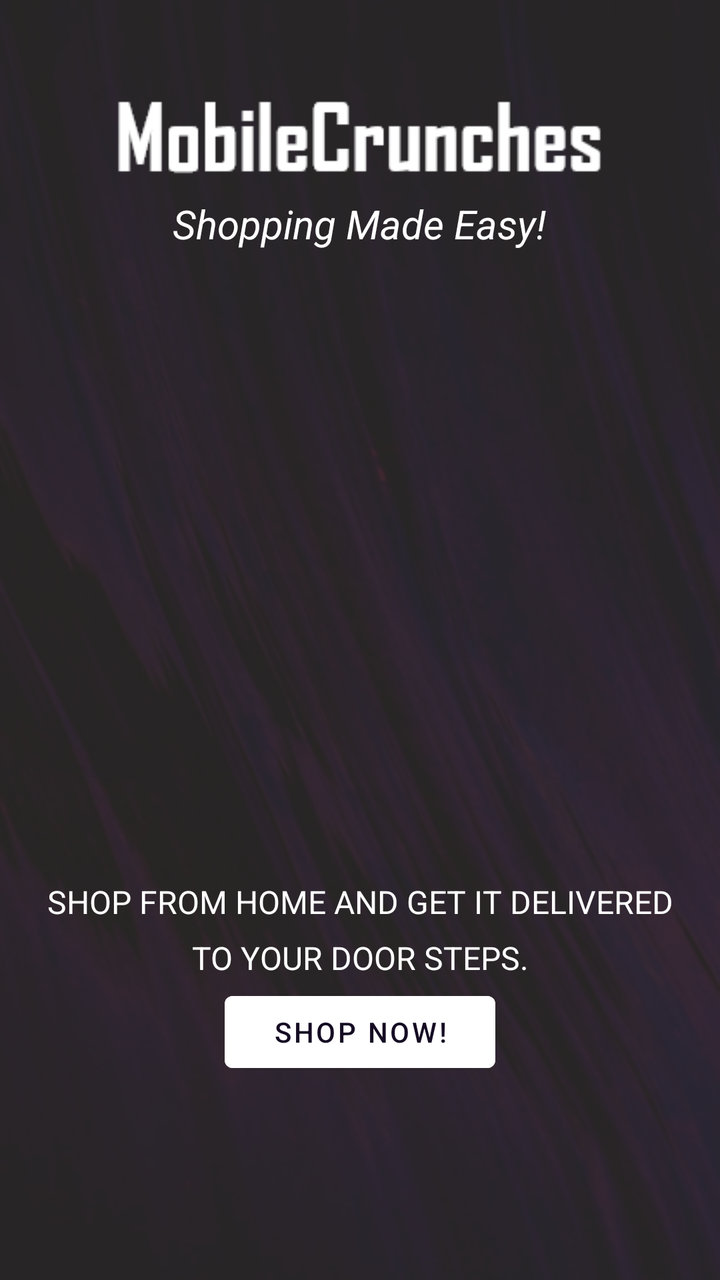
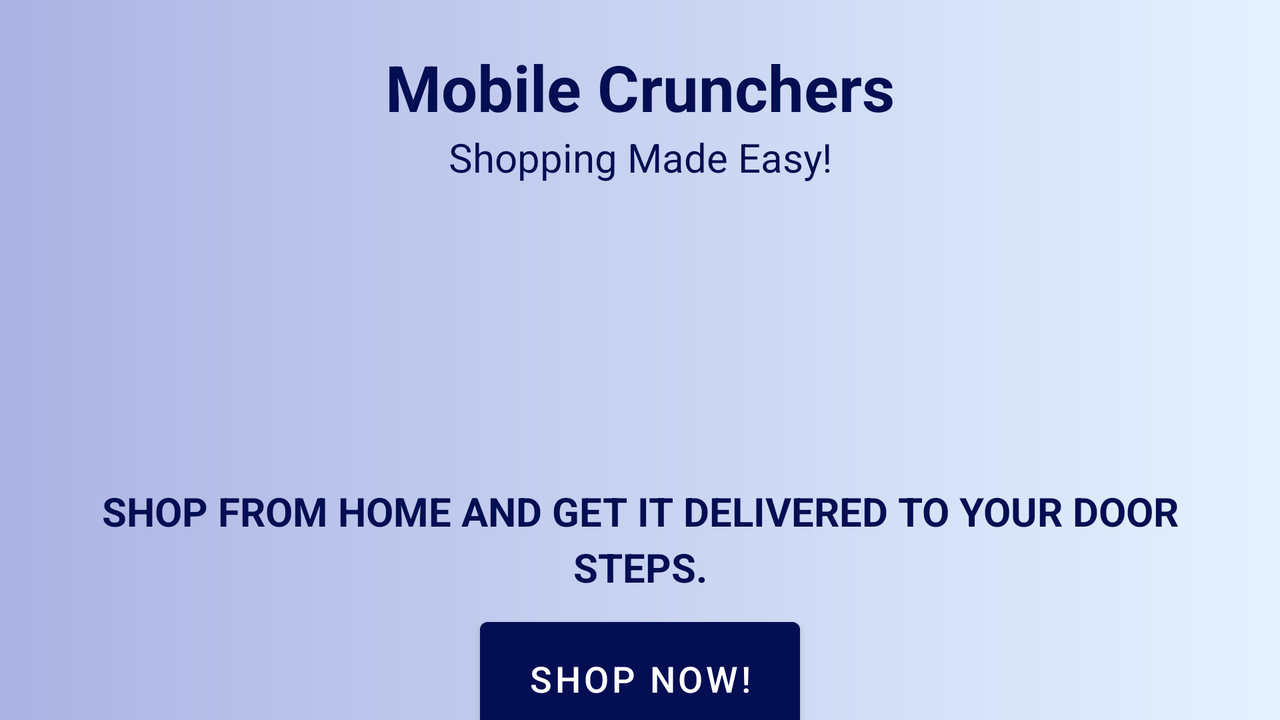

Two renders of one Android screen. The first uses the default layout on a phone; the second uses the alternative layout the repository ships for a different screen configuration, on a matching device. The two XML files are below.
<!-- AndroidManifest.xml: application theme Theme.MobileCrunchers -->
<!-- res/layout/activity_splash_screen.xml -->
<?xml version="1.0" encoding="utf-8"?>
<androidx.constraintlayout.widget.ConstraintLayout xmlns:android="http://schemas.android.com/apk/res/android"
    xmlns:app="http://schemas.android.com/apk/res-auto"
    xmlns:tools="http://schemas.android.com/tools"
    android:layout_width="match_parent"
    android:layout_height="match_parent"
    android:background="@drawable/bg_abstract"
    tools:context=".MainActivity">


    <ImageView
        android:id="@+id/tvStoreName"
        android:layout_width="260dp"
        android:layout_height="wrap_content"
        android:layout_marginStart="16dp"
        android:layout_marginEnd="16dp"
        app:layout_constraintBottom_toTopOf="@+id/tvStoreDescription"
        app:layout_constraintEnd_toEndOf="parent"
        app:layout_constraintHorizontal_bias="0.495"
        app:layout_constraintStart_toStartOf="parent"
        app:layout_constraintTop_toTopOf="parent"
        app:layout_constraintVertical_bias="1.0"
        app:srcCompat="@drawable/mc_logo" />

    <TextView
        android:id="@+id/tvStoreDescription"
        android:layout_width="wrap_content"
        android:layout_height="wrap_content"
        android:layout_marginBottom="32dp"
        android:text="@string/shopping_made_easy"
        android:textColor="@color/white"
        android:textSize="20sp"
        android:textStyle="italic"
        app:layout_constraintBottom_toTopOf="@+id/imgSplashScreen"
        app:layout_constraintEnd_toEndOf="parent"
        app:layout_constraintHorizontal_bias="0.498"
        app:layout_constraintStart_toStartOf="parent" />

    <ImageView
        android:id="@+id/imgSplashScreen"
        android:layout_width="379dp"
        android:layout_height="264dp"
        android:layout_marginStart="16dp"
        android:layout_marginEnd="16dp"
        android:layout_marginBottom="28dp"
        android:contentDescription="@string/ecommerce_picture"
        app:layout_constraintBottom_toTopOf="@+id/guideline3"
        app:layout_constraintEnd_toEndOf="parent"
        app:layout_constraintHorizontal_bias="0.0"
        app:layout_constraintStart_toStartOf="parent"
        app:layout_constraintTop_toTopOf="@+id/guideline8"
        app:layout_constraintVertical_bias="0.513"
        app:srcCompat="@drawable/home_page" />

    <TextView
        android:id="@+id/tvDeliveredText"
        android:layout_width="0dp"
        android:layout_height="wrap_content"
        android:layout_marginStart="16dp"
        android:layout_marginTop="24dp"
        android:layout_marginEnd="16dp"
        android:text="@string/delivery_text"
        android:textAlignment="center"
        android:textColor="@color/white"
        android:textSize="16sp"
        app:layout_constraintEnd_toEndOf="parent"
        app:layout_constraintHorizontal_bias="0.502"
        app:layout_constraintStart_toStartOf="parent"
        app:layout_constraintTop_toTopOf="@+id/guideline3"
        app:lineHeight="28dp" />

    <androidx.constraintlayout.widget.Guideline
        android:id="@+id/guideline8"
        android:layout_width="wrap_content"
        android:layout_height="wrap_content"
        android:orientation="horizontal"
        app:layout_constraintGuide_percent="0.3
" />

    <androidx.constraintlayout.widget.Guideline
        android:id="@+id/guideline3"
        android:layout_width="wrap_content"
        android:layout_height="wrap_content"
        android:orientation="horizontal"
        app:layout_constraintGuide_percent="0.65" />

    <Button
        android:id="@+id/btnShopNow"
        android:layout_width="wrap_content"
        android:layout_height="48dp"
        android:layout_marginBottom="68dp"
        android:backgroundTint="@color/white"
        android:paddingStart="24dp"
        android:paddingEnd="24dp"
        android:text="@string/shop_now"
        android:textColor="@color/purple_dark"
        app:layout_constraintBottom_toTopOf="@+id/guideline13"
        app:layout_constraintEnd_toEndOf="parent"
        app:layout_constraintStart_toStartOf="parent" />

    <androidx.constraintlayout.widget.Guideline
        android:id="@+id/guideline13"
        android:layout_width="wrap_content"
        android:layout_height="wrap_content"
        android:orientation="horizontal"
        app:layout_constraintGuide_percent="0.95" />

</androidx.constraintlayout.widget.ConstraintLayout>
<!-- resources referenced by this layout -->
<resources>
  <color name="purple_dark">#150b23</color>
  <color name="white">#FFFFFFFF</color>
  <!-- drawable bg_abstract: png bitmap (drawable, 331971 bytes) -->
  <!-- drawable mc_logo: png bitmap (drawable, 2753 bytes) -->
  <string name="delivery_text">SHOP FROM HOME AND GET IT DELIVERED TO YOUR DOOR STEPS.</string>
  <string name="ecommerce_picture">Ecommerce Picture</string>
  <string name="shop_now">Shop Now!</string>
  <string name="shopping_made_easy">Shopping Made Easy!</string>
  <style name="Theme.MobileCrunchers" parent="Theme.MaterialComponents.DayNight.NoActionBar">
          
          <item name="colorPrimary">@color/purple_500</item>
          <item name="colorPrimaryVariant">@color/purple_700</item>
          <item name="colorOnPrimary">@color/white</item>
          
          <item name="colorSecondary">@color/teal_200</item>
          <item name="colorSecondaryVariant">@color/teal_700</item>
          <item name="colorOnSecondary">@color/black</item>
          
          <item name="android:statusBarColor" tools:targetApi="l">?attr/colorPrimaryVariant</item>
          
      </style>
  <color name="purple_500">#FF6200EE</color>
  <color name="purple_700">#FF3700B3</color>
  <color name="teal_200">#FF03DAC5</color>
  <color name="teal_700">#FF018786</color>
  <color name="black">#FF000000</color>
</resources>
<!-- res/layout-land/activity_splash_screen.xml (the repository's variant of the layout above) -->
<!-- drawn on the phone turned sideways -->
<?xml version="1.0" encoding="utf-8"?>
<androidx.constraintlayout.widget.ConstraintLayout xmlns:android="http://schemas.android.com/apk/res/android"
    xmlns:app="http://schemas.android.com/apk/res-auto"
    xmlns:tools="http://schemas.android.com/tools"
    android:layout_width="match_parent"
    android:layout_height="match_parent"
    android:background="@drawable/background_gradient"
    tools:context=".MainActivity">

    <TextView
        android:id="@+id/tvStoreName"
        android:layout_width="wrap_content"
        android:layout_height="wrap_content"
        android:text="@string/store_name"
        android:textColor="@color/secondary_text_color"
        android:textSize="32sp"
        android:textStyle="bold"
        app:layout_constraintBottom_toTopOf="@id/tvStoreDescription"
        app:layout_constraintEnd_toEndOf="parent"
        app:layout_constraintStart_toStartOf="parent"
        app:layout_constraintVertical_chainStyle="spread_inside" />

    <TextView
        android:id="@+id/tvStoreDescription"
        android:layout_width="wrap_content"
        android:layout_height="wrap_content"
        android:layout_marginBottom="16dp"
        android:text="@string/shopping_made_easy"
        android:textColor="@color/secondary_text_color"
        android:textSize="20sp"
        app:layout_constraintBottom_toTopOf="@+id/guideline5"
        app:layout_constraintEnd_toEndOf="parent"
        app:layout_constraintStart_toStartOf="parent" />

    <ImageView
        android:id="@+id/imgSplashScreen"
        android:layout_width="0dp"
        android:layout_height="0dp"
        android:layout_marginStart="16dp"
        android:layout_marginEnd="16dp"
        android:adjustViewBounds="false"
        android:contentDescription="@string/ecommerce_picture"
        app:layout_constraintBottom_toTopOf="@+id/guideline3"
        app:layout_constraintEnd_toEndOf="parent"
        app:layout_constraintStart_toStartOf="parent"
        app:layout_constraintTop_toTopOf="@+id/guideline5"
        app:srcCompat="@drawable/home_page" />

    <TextView
        android:id="@+id/tvDeliveredText"
        android:layout_width="0dp"
        android:layout_height="wrap_content"
        android:layout_marginStart="16dp"
        android:layout_marginTop="8dp"
        android:layout_marginEnd="16dp"
        android:text="@string/delivery_text"
        android:textAlignment="center"
        android:textColor="@color/secondary_text_color"
        android:textSize="20sp"
        android:textStyle="bold"
        app:layout_constraintEnd_toEndOf="parent"
        app:layout_constraintHorizontal_bias="0.502"
        app:layout_constraintStart_toStartOf="parent"
        app:layout_constraintTop_toTopOf="@+id/guideline3"
        app:lineHeight="28dp" />

    <androidx.constraintlayout.widget.Guideline
        android:id="@+id/guideline3"
        android:layout_width="wrap_content"
        android:layout_height="wrap_content"
        android:orientation="horizontal"
        app:layout_constraintGuide_percent=".65" />

    <androidx.constraintlayout.widget.Guideline
        android:id="@+id/guideline5"
        android:layout_width="wrap_content"
        android:layout_height="wrap_content"
        android:orientation="horizontal"
        app:layout_constraintGuide_percent=".3" />

    <Button
        android:id="@+id/btnShopNow"
        android:layout_width="wrap_content"
        android:layout_height="wrap_content"
        android:layout_marginTop="8dp"
        android:backgroundTint="@color/primary_color"
        android:paddingStart="24dp"
        android:paddingTop="16dp"
        android:paddingEnd="24dp"
        android:paddingBottom="16dp"
        android:text="@string/shop_now"
        android:textColor="@color/primary_text_color"
        android:textSize="18sp"
        app:layout_constraintEnd_toEndOf="parent"
        app:layout_constraintStart_toStartOf="parent"
        app:layout_constraintTop_toBottomOf="@+id/tvDeliveredText" />
</androidx.constraintlayout.widget.ConstraintLayout>
<!-- resources referenced by the variant -->
<!-- as the phone turned sideways resolves them -->
<resources>
  <color name="primary_color">#040E52</color>
  <color name="primary_text_color">#FFFFFF</color>
  <color name="secondary_text_color">#040E52</color>
  <!-- drawable background_gradient (drawable) -->
  <?xml version="1.0" encoding="utf-8"?>
  <shape xmlns:android="http://schemas.android.com/apk/res/android"
      android:shape="rectangle">
      <gradient
          android:startColor="#E4F2FF"
          android:endColor="#ACB3E3"
          android:angle="180" />
  </shape>
  <string name="delivery_text">SHOP FROM HOME AND GET IT DELIVERED TO YOUR DOOR STEPS.</string>
  <string name="ecommerce_picture">Ecommerce Picture</string>
  <string name="shop_now">Shop Now!</string>
  <string name="shopping_made_easy">Shopping Made Easy!</string>
  <string name="store_name">Mobile Crunchers</string>
  <style name="Theme.MobileCrunchers" parent="Theme.MaterialComponents.DayNight.NoActionBar">
          
          <item name="colorPrimary">@color/purple_500</item>
          <item name="colorPrimaryVariant">@color/purple_700</item>
          <item name="colorOnPrimary">@color/white</item>
          
          <item name="colorSecondary">@color/teal_200</item>
          <item name="colorSecondaryVariant">@color/teal_700</item>
          <item name="colorOnSecondary">@color/black</item>
          
          <item name="android:statusBarColor" tools:targetApi="l">?attr/colorPrimaryVariant</item>
          
      </style>
  <color name="purple_500">#FF6200EE</color>
  <color name="purple_700">#FF3700B3</color>
  <color name="white">#FFFFFFFF</color>
  <color name="teal_200">#FF03DAC5</color>
  <color name="teal_700">#FF018786</color>
  <color name="black">#FF000000</color>
</resources>
